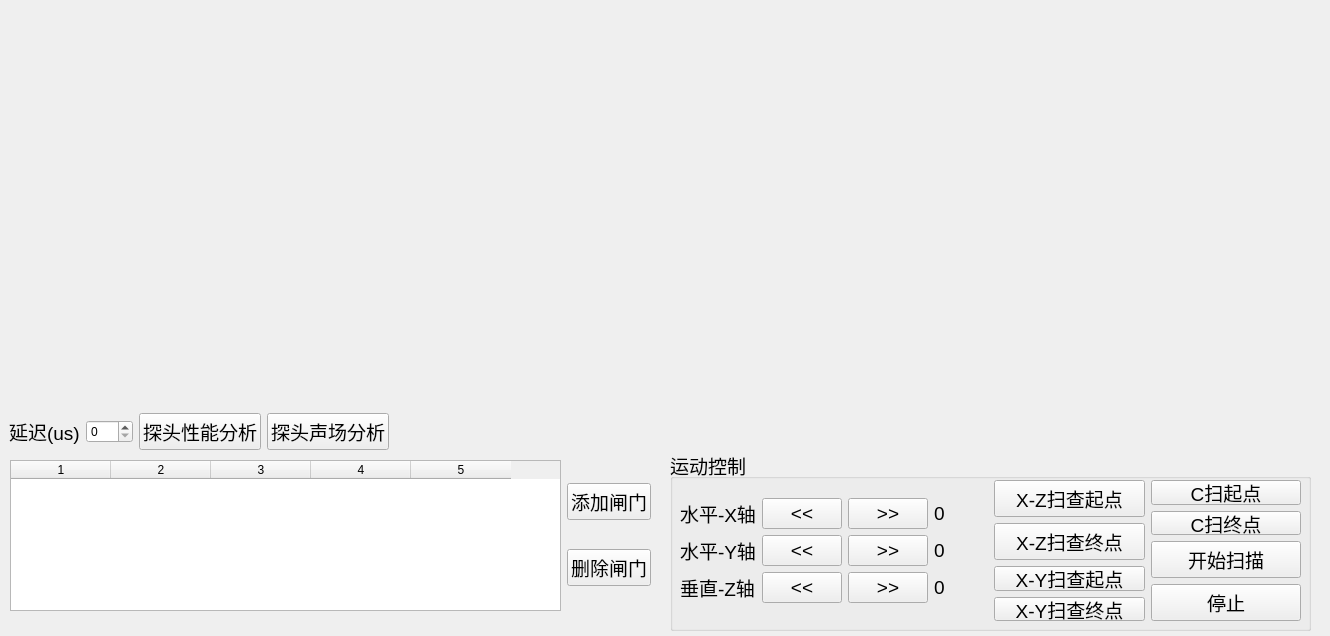
<?xml version="1.0" encoding="UTF-8"?>
<ui version="4.0">
 <class>MainWindow</class>
 <widget class="QMainWindow" name="MainWindow">
  <property name="geometry">
   <rect>
    <x>0</x>
    <y>0</y>
    <width>1330</width>
    <height>636</height>
   </rect>
  </property>
  <property name="sizePolicy">
   <sizepolicy hsizetype="Fixed" vsizetype="Fixed">
    <horstretch>0</horstretch>
    <verstretch>0</verstretch>
   </sizepolicy>
  </property>
  <property name="windowTitle">
   <string>中国特种设备检测研究院</string>
  </property>
  <widget class="QWidget" name="centralWidget">
   <widget class="QWidget" name="layoutWidget">
    <property name="geometry">
     <rect>
      <x>9</x>
      <y>9</y>
      <width>641</width>
      <height>441</height>
     </rect>
    </property>
    <layout class="QVBoxLayout" name="verticalLayout">
     <item>
      <widget class="MplCanvasWraper" name="m_mplCanvas" native="true">
       <property name="sizePolicy">
        <sizepolicy hsizetype="Expanding" vsizetype="Expanding">
         <horstretch>0</horstretch>
         <verstretch>0</verstretch>
        </sizepolicy>
       </property>
      </widget>
     </item>
     <item>
      <layout class="QHBoxLayout" name="horizontalLayout_2">
       <item>
        <layout class="QHBoxLayout" name="horizontalLayout">
         <property name="spacing">
          <number>6</number>
         </property>
         <property name="sizeConstraint">
          <enum>QLayout::SetDefaultConstraint</enum>
         </property>
         <item>
          <widget class="QLabel" name="label">
           <property name="font">
            <font>
             <pointsize>14</pointsize>
            </font>
           </property>
           <property name="text">
            <string>延迟(us)</string>
           </property>
          </widget>
         </item>
         <item>
          <widget class="QSpinBox" name="m_dsbDelay">
           <property name="maximum">
            <number>255</number>
           </property>
          </widget>
         </item>
        </layout>
       </item>
       <item>
        <widget class="QPushButton" name="m_probePara">
         <property name="font">
          <font>
           <pointsize>14</pointsize>
          </font>
         </property>
         <property name="text">
          <string>探头性能分析</string>
         </property>
        </widget>
       </item>
       <item>
        <widget class="QPushButton" name="m_probeBeamPara">
         <property name="font">
          <font>
           <pointsize>14</pointsize>
          </font>
         </property>
         <property name="text">
          <string>探头声场分析</string>
         </property>
        </widget>
       </item>
       <item>
        <spacer name="horizontalSpacer">
         <property name="orientation">
          <enum>Qt::Horizontal</enum>
         </property>
         <property name="sizeHint" stdset="0">
          <size>
           <width>40</width>
           <height>20</height>
          </size>
         </property>
        </spacer>
       </item>
      </layout>
     </item>
    </layout>
   </widget>
   <widget class="QWidget" name="layoutWidget">
    <property name="geometry">
     <rect>
      <x>10</x>
      <y>460</y>
      <width>641</width>
      <height>151</height>
     </rect>
    </property>
    <layout class="QHBoxLayout" name="horizontalLayout_3">
     <item>
      <widget class="GateTableWidget" name="m_gateTable">
       <property name="mouseTracking">
        <bool>false</bool>
       </property>
       <property name="focusPolicy">
        <enum>Qt::WheelFocus</enum>
       </property>
       <property name="selectionMode">
        <enum>QAbstractItemView::SingleSelection</enum>
       </property>
       <property name="rowCount">
        <number>0</number>
       </property>
       <property name="columnCount">
        <number>5</number>
       </property>
       <column/>
       <column/>
       <column/>
       <column/>
       <column/>
      </widget>
     </item>
     <item>
      <layout class="QVBoxLayout" name="verticalLayout_2">
       <item>
        <widget class="QPushButton" name="m_addGateBtn">
         <property name="font">
          <font>
           <pointsize>14</pointsize>
          </font>
         </property>
         <property name="text">
          <string>添加闸门</string>
         </property>
        </widget>
       </item>
       <item>
        <widget class="QPushButton" name="m_rmGateBtn">
         <property name="font">
          <font>
           <pointsize>14</pointsize>
          </font>
         </property>
         <property name="text">
          <string>删除闸门</string>
         </property>
        </widget>
       </item>
      </layout>
     </item>
    </layout>
   </widget>
   <widget class="MplCanvasCWraper" name="m_cscanWidget" native="true">
    <property name="geometry">
     <rect>
      <x>670</x>
      <y>10</y>
      <width>641</width>
      <height>441</height>
     </rect>
    </property>
   </widget>
   <widget class="QGroupBox" name="groupBox">
    <property name="geometry">
     <rect>
      <x>670</x>
      <y>450</y>
      <width>641</width>
      <height>181</height>
     </rect>
    </property>
    <property name="font">
     <font>
      <pointsize>14</pointsize>
     </font>
    </property>
    <property name="title">
     <string>运动控制</string>
    </property>
    <widget class="QWidget" name="layoutWidget">
     <property name="geometry">
      <rect>
       <x>10</x>
       <y>30</y>
       <width>621</width>
       <height>141</height>
      </rect>
     </property>
     <layout class="QHBoxLayout" name="horizontalLayout_5">
      <item>
       <layout class="QGridLayout" name="gridLayout">
        <item row="0" column="0">
         <layout class="QVBoxLayout" name="verticalLayout_3">
          <item>
           <widget class="QLabel" name="label_2">
            <property name="text">
             <string>水平-X轴</string>
            </property>
           </widget>
          </item>
          <item>
           <widget class="QLabel" name="label_3">
            <property name="text">
             <string>水平-Y轴</string>
            </property>
           </widget>
          </item>
          <item>
           <widget class="QLabel" name="label_4">
            <property name="text">
             <string>垂直-Z轴</string>
            </property>
           </widget>
          </item>
         </layout>
        </item>
        <item row="0" column="1">
         <layout class="QVBoxLayout" name="verticalLayout_4">
          <item>
           <widget class="QPushButton" name="m_xMinus">
            <property name="text">
             <string>&lt;&lt;</string>
            </property>
           </widget>
          </item>
          <item>
           <widget class="QPushButton" name="m_yMinus">
            <property name="text">
             <string>&lt;&lt;</string>
            </property>
           </widget>
          </item>
          <item>
           <widget class="QPushButton" name="m_zMinus">
            <property name="text">
             <string>&lt;&lt;</string>
            </property>
           </widget>
          </item>
         </layout>
        </item>
        <item row="0" column="2">
         <layout class="QVBoxLayout" name="verticalLayout_5">
          <item>
           <widget class="QPushButton" name="m_xPlus">
            <property name="text">
             <string>&gt;&gt;</string>
            </property>
           </widget>
          </item>
          <item>
           <widget class="QPushButton" name="m_yPlus">
            <property name="text">
             <string>&gt;&gt;</string>
            </property>
           </widget>
          </item>
          <item>
           <widget class="QPushButton" name="m_zPlus">
            <property name="text">
             <string>&gt;&gt;</string>
            </property>
           </widget>
          </item>
         </layout>
        </item>
        <item row="0" column="3">
         <layout class="QVBoxLayout" name="verticalLayout_8">
          <item>
           <widget class="QLabel" name="m_xPos">
            <property name="text">
             <string>0</string>
            </property>
           </widget>
          </item>
          <item>
           <widget class="QLabel" name="m_yPos">
            <property name="text">
             <string>0</string>
            </property>
           </widget>
          </item>
          <item>
           <widget class="QLabel" name="m_zPos">
            <property name="text">
             <string>0</string>
            </property>
           </widget>
          </item>
         </layout>
        </item>
       </layout>
      </item>
      <item>
       <layout class="QHBoxLayout" name="horizontalLayout_4">
        <item>
         <layout class="QVBoxLayout" name="verticalLayout_10">
          <item>
           <widget class="QPushButton" name="m_xzStartPos">
            <property name="text">
             <string>X-Z扫查起点</string>
            </property>
           </widget>
          </item>
          <item>
           <widget class="QPushButton" name="m_xzEndPos">
            <property name="text">
             <string>X-Z扫查终点</string>
            </property>
           </widget>
          </item>
          <item>
           <layout class="QVBoxLayout" name="verticalLayout_9">
            <item>
             <widget class="QPushButton" name="m_xyStartPos">
              <property name="text">
               <string>X-Y扫查起点</string>
              </property>
             </widget>
            </item>
            <item>
             <widget class="QPushButton" name="m_xyEndPos">
              <property name="text">
               <string>X-Y扫查终点</string>
              </property>
             </widget>
            </item>
           </layout>
          </item>
         </layout>
        </item>
        <item>
         <layout class="QVBoxLayout" name="verticalLayout_7">
          <item>
           <layout class="QVBoxLayout" name="verticalLayout_6">
            <item>
             <widget class="QPushButton" name="m_setStartPos">
              <property name="text">
               <string>C扫起点</string>
              </property>
             </widget>
            </item>
            <item>
             <widget class="QPushButton" name="m_setEndPos">
              <property name="text">
               <string>C扫终点</string>
              </property>
             </widget>
            </item>
           </layout>
          </item>
          <item>
           <widget class="QPushButton" name="m_startScan">
            <property name="text">
             <string>开始扫描</string>
            </property>
           </widget>
          </item>
          <item>
           <widget class="QPushButton" name="m_stop">
            <property name="text">
             <string>停止</string>
            </property>
           </widget>
          </item>
         </layout>
        </item>
       </layout>
      </item>
     </layout>
    </widget>
   </widget>
   <widget class="QPushButton" name="m_emgStop">
    <property name="geometry">
     <rect>
      <x>1200</x>
      <y>650</y>
      <width>84</width>
      <height>27</height>
     </rect>
    </property>
    <property name="text">
     <string>紧急停止</string>
    </property>
   </widget>
  </widget>
 </widget>
 <customwidgets>
  <customwidget>
   <class>MplCanvasWraper</class>
   <extends>QWidget</extends>
   <header>mplcanvaswraper.h</header>
   <container>1</container>
  </customwidget>
  <customwidget>
   <class>GateTableWidget</class>
   <extends>QTableWidget</extends>
   <header>gatetablewidget.h</header>
  </customwidget>
  <customwidget>
   <class>MplCanvasCWraper</class>
   <extends>QWidget</extends>
   <header>mplcanvaswraper.h</header>
   <container>1</container>
  </customwidget>
 </customwidgets>
 <resources/>
 <connections/>
</ui>
